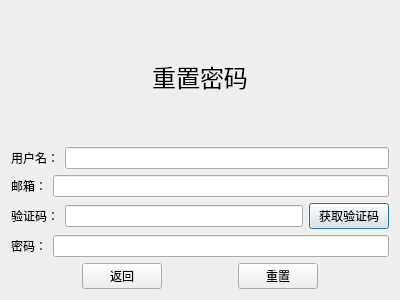
<?xml version="1.0" encoding="UTF-8"?>
<ui version="4.0">
 <class>ResetDialog</class>
 <widget class="QDialog" name="ResetDialog">
  <property name="geometry">
   <rect>
    <x>0</x>
    <y>0</y>
    <width>400</width>
    <height>300</height>
   </rect>
  </property>
  <property name="windowTitle">
   <string>Dialog</string>
  </property>
  <layout class="QVBoxLayout" name="verticalLayout">
   <item>
    <widget class="QLabel" name="hintLabel">
     <property name="font">
      <font>
       <pointsize>18</pointsize>
      </font>
     </property>
     <property name="text">
      <string>重置密码</string>
     </property>
     <property name="alignment">
      <set>Qt::AlignmentFlag::AlignCenter</set>
     </property>
    </widget>
   </item>
   <item>
    <layout class="QHBoxLayout" name="horizontalLayout">
     <item>
      <widget class="QLabel" name="userLabel">
       <property name="text">
        <string>用户名：</string>
       </property>
      </widget>
     </item>
     <item>
      <widget class="QLineEdit" name="userLineEdit"/>
     </item>
    </layout>
   </item>
   <item>
    <layout class="QHBoxLayout" name="horizontalLayout_2">
     <item>
      <widget class="QLabel" name="emailLabel">
       <property name="text">
        <string>邮箱：</string>
       </property>
      </widget>
     </item>
     <item>
      <widget class="QLineEdit" name="emailLineEdit"/>
     </item>
    </layout>
   </item>
   <item>
    <layout class="QHBoxLayout" name="horizontalLayout_3">
     <item>
      <widget class="QLabel" name="codeLabel">
       <property name="text">
        <string>验证码：</string>
       </property>
      </widget>
     </item>
     <item>
      <widget class="QLineEdit" name="codeLineEdit"/>
     </item>
     <item>
      <widget class="QPushButton" name="getCodeBtn">
       <property name="text">
        <string>获取验证码</string>
       </property>
      </widget>
     </item>
    </layout>
   </item>
   <item>
    <layout class="QHBoxLayout" name="horizontalLayout_4">
     <item>
      <widget class="QLabel" name="passLabel">
       <property name="text">
        <string>密码：</string>
       </property>
      </widget>
     </item>
     <item>
      <widget class="QLineEdit" name="passLineEdit"/>
     </item>
    </layout>
   </item>
   <item>
    <layout class="QHBoxLayout" name="horizontalLayout_5">
     <item>
      <spacer name="horizontalSpacer">
       <property name="orientation">
        <enum>Qt::Orientation::Horizontal</enum>
       </property>
       <property name="sizeHint" stdset="0">
        <size>
         <width>40</width>
         <height>20</height>
        </size>
       </property>
      </spacer>
     </item>
     <item>
      <widget class="QPushButton" name="cancelBtn">
       <property name="text">
        <string>返回</string>
       </property>
      </widget>
     </item>
     <item>
      <spacer name="horizontalSpacer_2">
       <property name="orientation">
        <enum>Qt::Orientation::Horizontal</enum>
       </property>
       <property name="sizeHint" stdset="0">
        <size>
         <width>40</width>
         <height>20</height>
        </size>
       </property>
      </spacer>
     </item>
     <item>
      <widget class="QPushButton" name="resetBtn">
       <property name="text">
        <string>重置</string>
       </property>
      </widget>
     </item>
     <item>
      <spacer name="horizontalSpacer_3">
       <property name="orientation">
        <enum>Qt::Orientation::Horizontal</enum>
       </property>
       <property name="sizeHint" stdset="0">
        <size>
         <width>40</width>
         <height>20</height>
        </size>
       </property>
      </spacer>
     </item>
    </layout>
   </item>
  </layout>
 </widget>
 <resources/>
 <connections/>
</ui>
